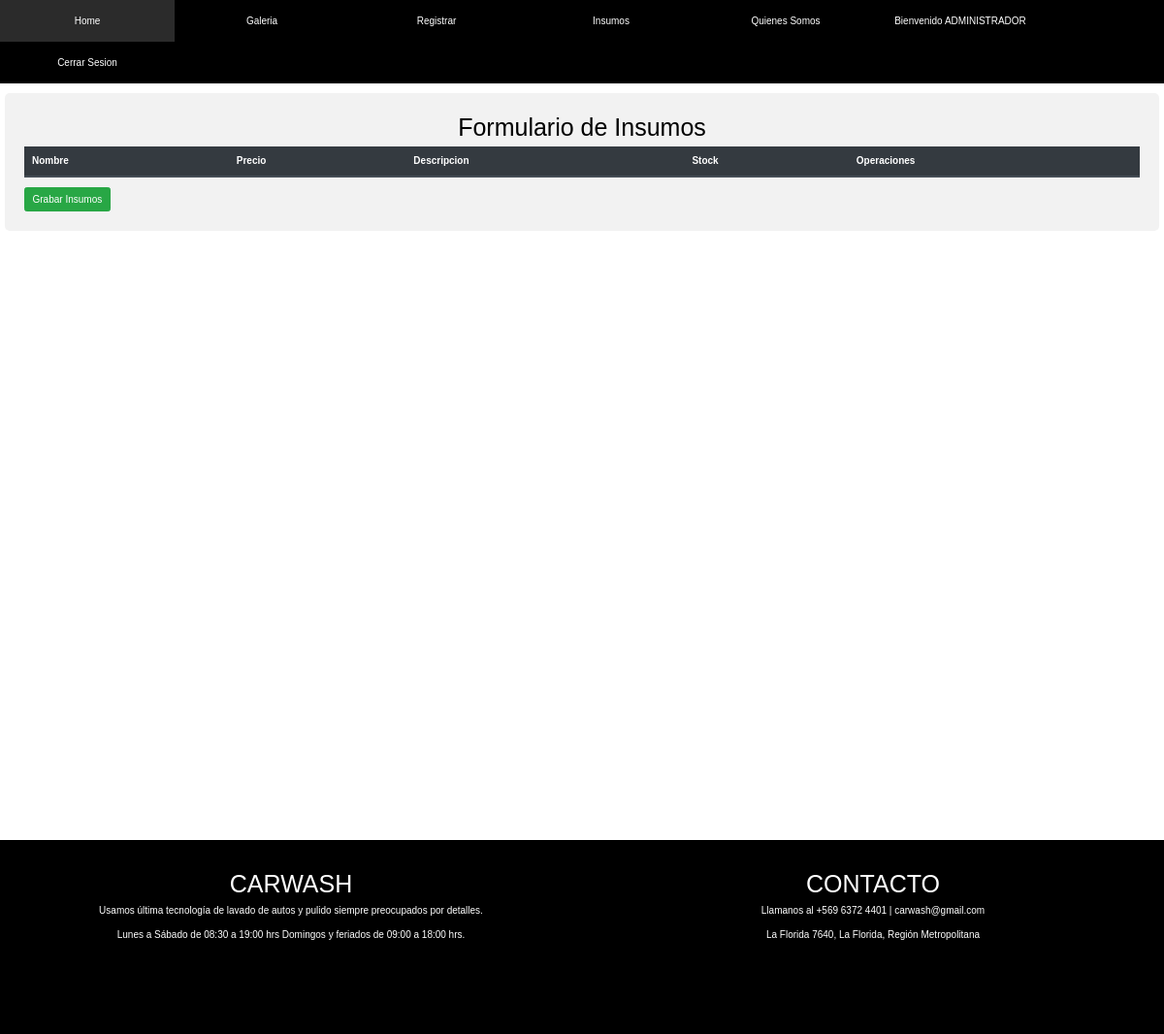
Before: /lista_insumos/ (signed in) with the older database file.
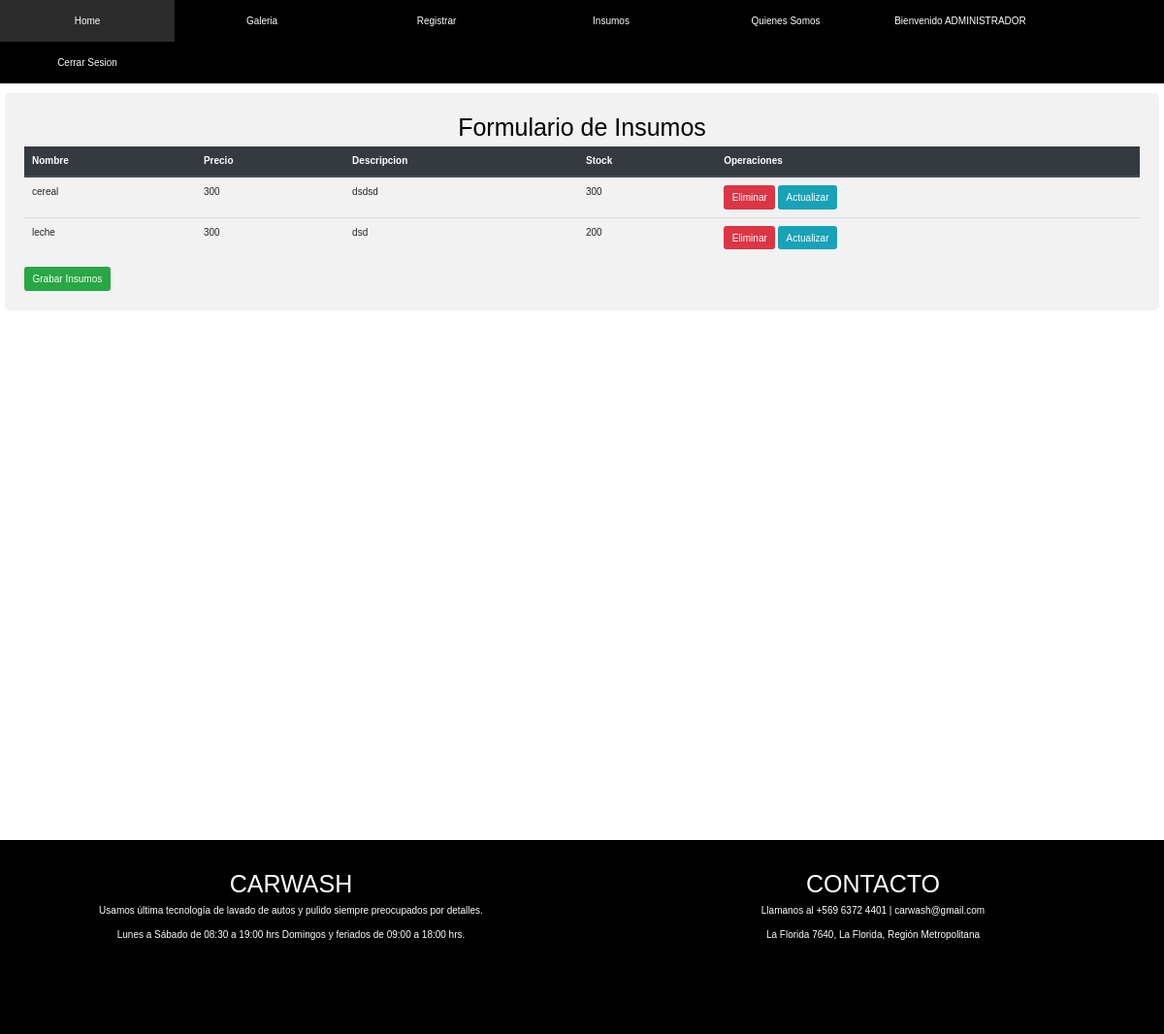
After: the same page with the newer database file.
### myCar/models.py (models this page shows, shortened)
class Insumos(models.Model):
    nombre = models.CharField(max_length=120,primary_key=True)
    precio = models.IntegerField()
    descripcion = models.TextField()
    stock = models.IntegerField()

### myCar/views.py (the view)
# urls.py: path('lista_insumos/',lista_insumos,name='LISTAINSUMO'),
@login_required(login_url='/login/')
@permission_required('myCar.view_insumos',login_url='/login/')
def lista_insumos(request):
    insumos = Insumos.objects.all()
    return render(request,'admin_productos.html',{'lista_insumos': insumos})

### myCar/templates/admin_productos.html (shortened to what this page needs)
{% extends "plantilla.html" %}
{% load static %}
    {% block js %}
    <link rel="stylesheet" href="https://cdn.jsdelivr.net/npm/bootstrap@4.5.3/dist/css/bootstrap.min.css">
    {% endblock js %}
    {% block contenido %}
    <div id="contenedor">
        <div id="contenidoF">
            <div class="sectionF">
                <h1 align="center">Formulario de Insumos</h1>
                  <table class="table">
                    <thead class="thead-dark">
                      <tr>
                        <th scope="col">Nombre</th>
                        <th scope="col">Precio</th>
                        <th scope="col">Descripcion</th>
                        <th scope="col">Stock</th>
                        <th scope="col">Operaciones</th>
                      </tr>
                    </thead>
                    {% for item in lista_insumos %}
                      <tr>
                        <td>{{item.nombre}}</td>
                        <td>{{item.precio}}</td>
                        <td>{{item.descripcion}}</td>
                        <td>{{item.stock}}</td>
                        <td>
                          <button class="btn btn-danger" onclick="eliminar('{{item.nombre}}')">Eliminar</button>
                          <button class="btn btn-info" onclick="modificar('{{item.nombre}}')">Actualizar</button>
                        </td>
                      </tr>
                    {% endfor %}
                  </table>
                  <button class="btn btn-success" onclick="ir()">Grabar Insumos</button>
            </div>
        </div>
    </div>
    {% endblock contenido %}

### myCar/templates/plantilla.html (shortened to what this page needs)
<!DOCTYPE html>
<html lang="es">
{% load static %}
<head>
    <link rel="stylesheet" href="{% static 'css/estilo.css' %}">
    <link rel="stylesheet" href="https://stackpath.bootstrapcdn.com/bootstrap/3.4.1/css/bootstrap.min.css">
    {% block js %}
    {% endblock js %}
</head>
<body>
   <div class="contenedor">
        <div id="nav">
            <nav>
                <ul>
                    <li><a href="{% url 'INICIO' %}">Home</a></li>
                    <li><a href="{% url 'GALERIA' %}">Galeria</a></li>
                    <li><a href="{% url 'FORMULARIO' %}">Registrar</a></li>
                    <li><a href="{% url 'FORMULARIO2' %}">Insumos</a></li>
                    <li><a href="{% url 'QUIENES_SOMOS' %}">Quienes Somos</a></li>
                    {% if user.is_authenticated %}
                        <li><a href="">Bienvenido {{user.first_name}} {{user.last_name}}</a></li>
                        <li><a href="{% url 'LOGOUT' %}">Cerrar Sesion</a></li>
                    {% else %}
                        <li><a href="{% url 'LOGIN' %}">Login</a></li>
                    {% endif %}
                </ul>
            </nav>
        </div>
        {% block contenido %}
        {% endblock contenido %}
        <div class="footer">
            <div class="footer-contenido2">
                <h1>CARWASH</h1>
                <p>Usamos última tecnología de lavado de autos y pulido siempre preocupados por detalles. </p>
                <p>Lunes a Sábado de 08:30 a 19:00 hrs Domingos y feriados de 09:00 a 18:00 hrs.</p>
            </div>
            <div class="footer-contenido2">
                <h1>CONTACTO</h1>
                <p>Llamanos al +569 6372 4401 | carwash@gmail.com </p>
                <p>La Florida 7640, La Florida, Región Metropolitana</p>
            </div>
        </div>
    </div>
</body>
</html>

### myCar/static/css/estilo.css (style rules this page uses)
* { margin: 0; }
* { box-sizing: border-box; font-family: Verdana, Geneva, Tahoma, sans-serif; }
#nav ul { list-style-type: none; margin: 0; padding: 0; overflow: hidden; background-color: black; }
#nav li { width: 15%; float: left; font-family: Verdana, Geneva, Tahoma, sans-serif; }
#nav li a { display: block; color: white; text-align: center; padding: 14px 16px; text-decoration: none; }
.footer-contenido2 { bottom: 0; margin-top: 40px; padding: 30px; width: 50%; height: 200px; float: left; text-align: center; background-color: black; color: white; }
#contenidoF { height: 730px; font-family: Verdana, Geneva, Tahoma, sans-serif; color: black; padding: 5px; margin-top: 5px; }
.sectionF { border-radius: 5px; background-color: #f2f2f2; padding: 20px; }

Changed rows visible on the page:
added Insumos: nombre "cereal", precio "300", descripcion "dsdsd", stock "300"
added Insumos: nombre "leche", precio "300", descripcion "dsd", stock "200"
